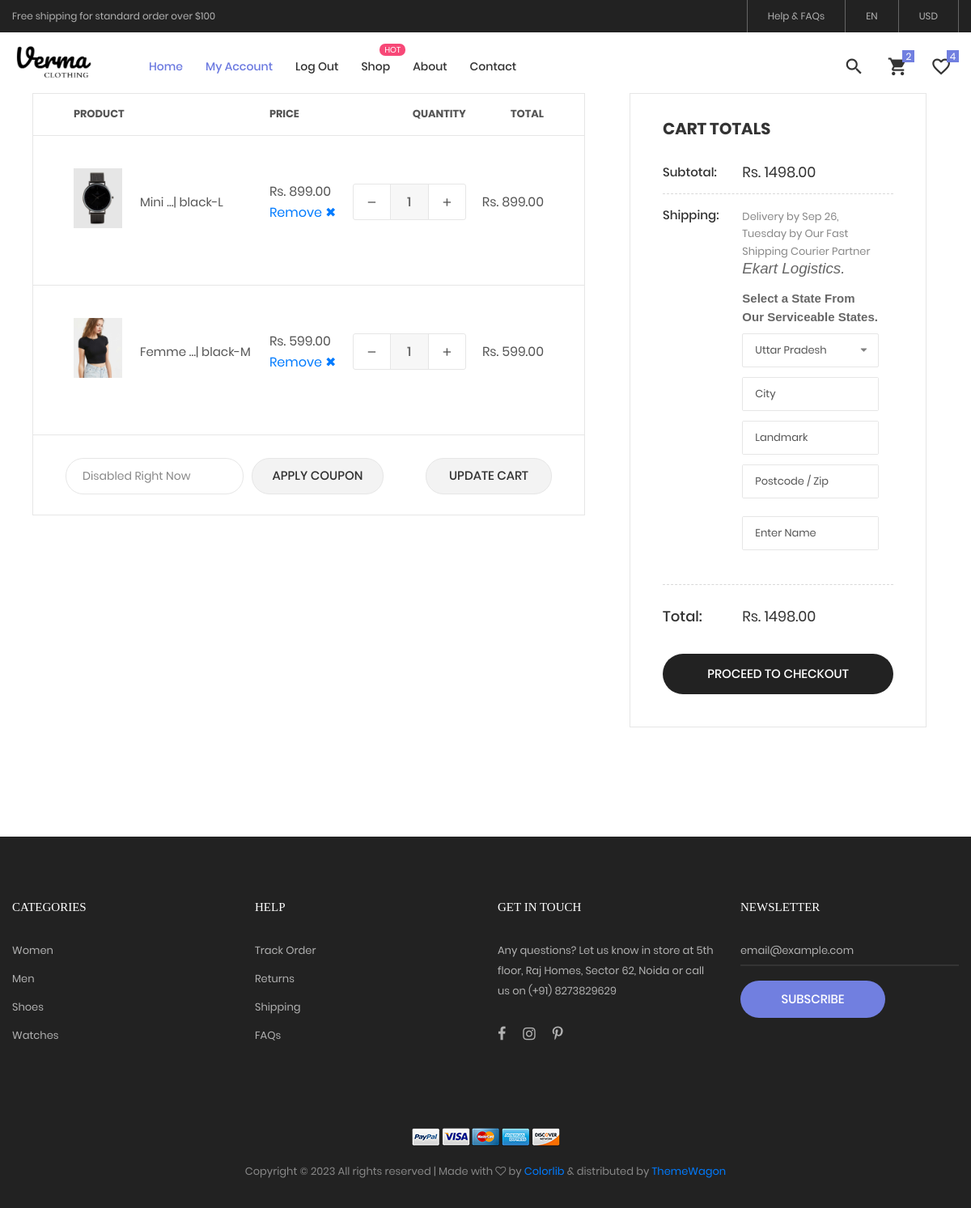
/viewcart (signed in), run on the app's committed database.
### shop_app/models.py (models this page shows, shortened)
class CartItem(models.Model):
    user = models.ForeignKey(User, on_delete=models.CASCADE, null=True, blank=True)
    productv = models.ForeignKey(ProductVariation, on_delete=models.CASCADE)  # product model
    quantity = models.IntegerField(default=1)

class ProductVariation(models.Model):
    product = models.ForeignKey(Product, on_delete=models.CASCADE)
    color = models.CharField(max_length=10)
    size = models.CharField(max_length=5)
    quantity = models.PositiveIntegerField(default=0)
    class Meta:
        unique_together = ('product', 'color', 'size')

class Product(models.Model):
    name = models.CharField(max_length=255)
    brand = models.CharField(max_length=45,null=True)
    description = models.TextField()
    price = models.DecimalField(max_digits=10, decimal_places=2)
    image = models.ImageField(upload_to='static/images')
    CATEGORY_CHOICES = [
        ('Men', 'men'),
        ('Women', 'women'),
        ('Accessories', 'accessories'),
        ('Shoes', 'shoes'),
        ('Watches', 'watches'),
        ('Bag', 'bag'),
    ]
    category = models.CharField(max_length=20, choices=CATEGORY_CHOICES)

### shop_app/views.py (the view)
# urls.py: path('viewcart', views.viewcart, name='viewcart'),
def viewcart(request):
    if request.user.is_anonymous:
        items = []
        n_items = 0
        items_price = []
        cart_total = 0
        wish_items = []
        wish_len = 0
        delivery_date = (date.today() + timedelta(days=3))
        day_names = ["Monday", "Tuesday", "Wednesday", "Thursday", "Friday", "Saturday", "Sunday"]
        delivery_day = day_names[delivery_date.weekday()]
    else:
        items = CartItem.objects.filter(user=request.user)
        items_price = []
        n_items = len(items)
        wish_items = Wishlist.objects.filter(user=request.user)
        wish_len = len(wish_items)
        delivery_date = (date.today() + timedelta(days=3))
        date_str = delivery_date.strftime("%b %d")
        day_names = ["Monday", "Tuesday", "Wednesday", "Thursday", "Friday", "Saturday", "Sunday"]
        delivery_day = day_names[delivery_date.weekday()]
        for item in items:
            item_price = (item.productv.product.price) * (item.quantity)
            items_price.append(item_price)
    items_combined = list(zip(items, items_price))
    cart_total=sum(items_price)
    context = {
        'items_combined': items_combined,
        'cart_total' : cart_total,
        'n_items' : n_items,
        'items' : items,
        'wish_items' : wish_items,
        'wish_len' : wish_len,
        'delivery_date' : date_str,
        'delivery_day' : delivery_day,
    }
    return render(request, 'shoping-cart.html', context)

### templates/shoping-cart.html (shortened to what this page needs)
{% extends 'base.html' %}
{% load static %}
{% block 'content' %}
<form action="/checkout" class="bg0 p-t-75 p-b-85" method="post">
	<div class="container">
		<div class="row">
			<div class="col-lg-10 col-xl-7 m-lr-auto m-b-50">
				<div class="m-l-25 m-r--38 m-lr-0-xl">
					<div class="wrap-table-shopping-cart">
						<table class="table-shopping-cart">
							<tr class="table_head">
								<th class="column-1">Product</th>
								<th class="column-2"></th>
								<th class="column-3">Price</th>
								<th class="column-4">Quantity</th>
								<th class="column-5">Total</th>
							</tr>
							{% for item_info in items_combined %}
							<tr class="table_row">
								<td class="column-1">
									<div class="how-itemcart1">
										<img src="{{ item_info.0.productv.product.image.url }}" alt="IMG">
									</div>
								</td>
								<td class="column-2">{{ item_info.0.productv.product.name|truncatewords:1 }}<span>|
										{{item_info.0.productv.color}}-{{item_info.0.productv.size}}</span></td>
								<td class="column-3">Rs. {{ item_info.0.productv.product.price }}
									<a href="{% url 'remove_cart_item' item_info.0.id %}">
										<span class="delete-icon"> Remove &#10006; </span>
									</a>
								</td>
								<td class="column-4">
									<a href="/update_cart?data-product-id={{ item_info.0.id }}&action=minus">
										<div class="wrap-num-product flex-w m-l-auto m-r-0">
											<div class="btn-num-product-down cl8 hov-btn3 trans-04 flex-c-m"
												action="plus" data-product-id="{{ item_info.0.id }}">
												<i class="fs-16 zmdi zmdi-minus"></i>
											</div>
										</a>
										<input class="mtext-104 cl3 txt-center num-product" type="number"
										name="num-product" value="{{ item_info.0.quantity }}"
										data-product-id="{{ item_info.0.id }}">
									<a href="/update_cart?data-product-id={{ item_info.0.id }}&action=plus">
										<div class="btn-num-product-up cl8 hov-btn3 trans-04 flex-c-m"
											data-product-id="{{ item_info.0.id }}">
											<i class="fs-16 zmdi zmdi-plus"></i>
										</div>
										</div>
								<td class="column-5">Rs. {{ item_info.1 }}</td>
							{% endfor %}
					</div>
					<div class="flex-w flex-sb-m bor15 p-t-18 p-b-15 p-lr-40 p-lr-15-sm">
						<div class="flex-w flex-m m-r-20 m-tb-5">
							<input class="stext-104 cl2 plh4 size-117 bor13 p-lr-20 m-r-10 m-tb-5" type="text"
								name="coupon" placeholder="Disabled Right Now">
							<div
								class="flex-c-m stext-101 cl2 size-118 bg8 bor13 hov-btn3 p-lr-15 trans-04 pointer m-tb-5">
								Apply coupon
							</div>
						</div>
						<div
							class="flex-c-m stext-101 cl2 size-119 bg8 bor13 hov-btn3 p-lr-15 trans-04 pointer m-tb-10">
							Update Cart
						</div>
					</div>
				</div>
			</div>
			<div class="col-sm-10 col-lg-7 col-xl-5 m-lr-auto m-b-50">
				<div class="bor10 p-lr-40 p-t-30 p-b-40 m-l-63 m-r-40 m-lr-0-xl p-lr-15-sm">
					<h4 class="mtext-109 cl2 p-b-30">
						Cart Totals
					</h4>
					<div class="flex-w flex-t bor12 p-b-13">
						<div class="size-208">
							<span class="stext-110 cl2">
								Subtotal:
							</span>
						</div>
						<div class="size-209">
							<span class="mtext-110 cl2">
								Rs. {{ cart_total }}
							</span>
						</div>
					</div>
					<div class="flex-w flex-t bor12 p-t-15 p-b-30">
						<div class="size-208 w-full-ssm">
							<span class="stext-110 cl2">
								Shipping:
							</span>
						</div>
						<div class="size-209 p-r-18 p-r-0-sm w-full-ssm">
							<p class="stext-111 cl6 p-t-2">
								Delivery by {{ delivery_date }}, {{ delivery_day }} by Our Fast Shipping Courier Partner
							<H5 style="font-style: oblique;">Ekart Logistics.</H5>
							</p>
							<div class="p-t-15">
								<strong>Select a State From Our Serviceable States. </strong>
								<div class="rs1-select2 rs2-select2 bor8 bg0 m-b-12 m-t-9">
								</div>
								<div class="bor8 bg0 m-b-12">
									<input class="stext-111 cl8 plh3 size-111 p-lr-15" type="text" name="city"
										placeholder="City" required>
								</div>
								<div class="bor8 bg0 m-b-12">
									<input class="stext-111 cl8 plh3 size-111 p-lr-15" type="text" name="landmark"
										placeholder="Landmark">
								</div>
								<div class="bor8 bg0 m-b-22" >
									<input class="stext-111 cl8 plh3 size-111 p-lr-15" type="number" name="postcode"
										placeholder="Postcode / Zip" required>
								</div>
								<div class="bor8 bg0 m-b-12">
									<input class="stext-111 cl8 plh3 size-111 p-lr-15" type="text" name="name"
										placeholder="Enter Name" required>
								</div>
							</div>
						</div>
					</div>
					<div class="flex-w flex-t p-t-27 p-b-33">
						<div class="size-208">
							<span class="mtext-101 cl2">
								Total:
							</span>
						</div>
						<div class="size-209 p-t-1">
							<span class="mtext-110 cl2">
								Rs. {{ cart_total }}
							</span>
						</div>
					</div>
					<button class="flex-c-m stext-101 cl0 size-116 bg3 bor14 hov-btn3 p-lr-15 trans-04 pointer">
						Proceed to Checkout
					</button>
				</div>
			</div>
</form>
{% endblock %}

### static/css/main.css (style rules this page uses)
.container { max-width: 1380px; }
@media (max-width: 1600px) { .container { max-width: 1200px; } }
.wrap-num-product { width: 140px; height: 45px; border: 1px solid #e6e6e6; border-radius: 3px; overflow: hidden; }
.btn-num-product-up, .btn-num-product-down { width: 45px; height: 100%; cursor: pointer; }
.num-product { width: calc(100% - 90px); height: 100%; border-left: 1px solid #e6e6e6; border-right: 1px solid #e6e6e6; background-color: #f7f7f7; }
input.num-product { -moz-appearance: textfield; appearance: none; -webkit-appearance: none; }
.wrap-table-shopping-cart { overflow: auto; border-left: 1px solid #e6e6e6; border-right: 1px solid #e6e6e6; }
.table-shopping-cart { border-collapse: collapse; width: 100%; min-width: 680px; }
.table-shopping-cart tr { border-top: 1px solid #e6e6e6; border-bottom: 1px solid #e6e6e6; }
.table-shopping-cart .column-1 { width: 133px; padding-left: 50px; }
.table-shopping-cart .column-2 { width: 220px; font-size: 15px; }
.table-shopping-cart .column-3 { width: 120px; font-size: 16px; }
.table-shopping-cart .column-4 { width: 145px; text-align: right; }
.table-shopping-cart .column-5 { width: 172px; padding-right: 50px; text-align: right; font-size: 16px; }
.table-shopping-cart .table_row { height: 185px; }
.table-shopping-cart .table_row td { padding-bottom: 20px; }
.table-shopping-cart .table_row td.column-1 { padding-bottom: 30px; }
.table-shopping-cart .table_head th { font-family: Poppins-Bold; font-size: 13px; color: #555; text-transform: uppercase; line-height: 1.6; padding-top: 15px; padding-bottom: 15px; }
.table-shopping-cart td { font-family: Poppins-Regular; color: #555; line-height: 1.6; }
.cl0 { color: #fff; }
.cl2 { color: #333; }
.cl3 { color: #666; }
.cl6 { color: #888; }
.cl8 { color: #555; }
.stext-101 { font-family: Poppins-Medium; font-size: 15px; line-height: 1.466667; text-transform: uppercase; }
.stext-104 { font-family: Poppins-Regular; font-size: 14px; line-height: 1.466667; }
.stext-110 { font-family: Poppins-Medium; font-size: 15px; line-height: 1.466667; }
.stext-111 { font-family: Poppins-Regular; font-size: 13px; line-height: 1.6923; }
.mtext-101 { font-family: Poppins-Medium; font-size: 18px; line-height: 1.333333; }
.mtext-104 { font-family: Poppins-Medium; font-size: 16px; line-height: 1.6; }
.mtext-109 { font-family: Poppins-Bold; font-size: 20px; line-height: 1.3; text-transform: uppercase; }
.mtext-110 { font-family: Poppins-Regular; font-size: 18px; line-height: 1.222222; }
.size-111 { width: 100%; height: 40px; }
.size-116 { width: 100%; height: 50px; }
.size-117 { width: 220px; height: 45px; }
.size-118 { min-width: 163px; height: 45px; }
.size-119 { min-width: 156px; height: 45px; }
.size-208 { width: 34.5%; }
.size-209 { width: 65.5%; }
.bg0 { background-color: #fff; }
.bg3 { background-color: #222; }
.bg8 { background-color: #f3f3f3; }
.bor8 { border: 1px solid #e6e6e6; border-radius: 2px; }
.bor10 { border: 1px solid #e6e6e6; }
.bor12 { border-bottom: 1px dashed #d9d9d9; }
.bor13 { border: 1px solid #e6e6e6; border-radius: 22px; }
.bor14 { border-radius: 25px; }
.bor15 { border-left: 1px solid #e6e6e6; border-right: 1px solid #e6e6e6; border-bottom: 1px solid #e6e6e6; }
.how-itemcart1 { width: 60px; position: relative; margin-right: 20px; cursor: pointer; }
.how-itemcart1 img { width: 100%; }
.how-itemcart1::after { content: '\e870'; font-family: Linearicons-Free; font-size: 16px; display: -webkit-box; display: -webkit-flex; display: -moz-box; display: -ms-flexbox; display: flex; justify-content: center; align-items: center; position: absolute; width: 100%; height: 100%; top: 0; left: 0; background-color: rgba(0,0,0,0.5); color: #fff; transition: all 0.3s; -webkit-transition: all 0.3s; -o-transition: all 0.3s; -moz-transition: all 0.3s; opacity: 0; }

### data on the page
CartItem: productv.image (picture), productv.name "Mini …", productv.color "black", productv.size "L", productv.price "899.00", num-product "1", item_info "899.00"
CartItem: productv.image (picture), productv.name "Femme …", productv.color "black", productv.size "M", productv.price "599.00", num-product "1", item_info "599.00"

### other printed values
{{ cart_total }} "1498.00"
{{ delivery_date }} "Sep 26"
{{ delivery_day }} "Tuesday"
